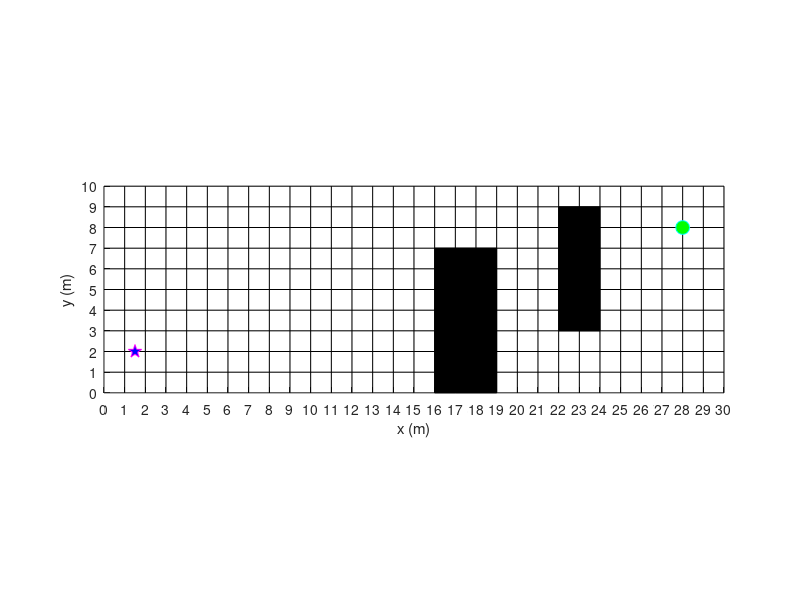

The MATLAB script that drew this image: (Note: this script raises an error after producing the figure.)
clc
clear
close all


% ================== Map / Scenario ==================
% IMPORTANT:
%  - Define row/col first
%  - Then initialize sign = zeros(row,col)
%  - Then assign obstacles into sign
% This prevents "index exceeds array bounds" when you change map size.

row = 10;
col = 30;

sign = zeros(row, col);

% 小障碍物：3行×3列


% 大障碍物：这里是 3×6两个
sign(4:9, 23:24) = 1;
sign(1:7, 17:19) = 1;

startPose = [1.5 2.0 0];    % 左侧，朝向 +X
goalPose  = [28.0 8.0 0];   % 右侧，朝向 +X

% 防呆检查：确保 sign 尺寸与 row/col 一致
assert(all(size(sign) == [row, col]), 'sign size mismatch: sign must be row-by-col');


% ================== 4WIS simplified kinematic model parameters ==================
% State: X = [x, y, phi]^T
% Control: u = [v, delta_f, delta_r]^T
% Kinematics: phi_dot = (v/L) * (tan(delta_f) - tan(delta_r))
%
% We keep the original planner's "min_r" interface by converting 4WIS steering
% limits into an equivalent minimum turning radius using the counter-phase mode:
%   delta_f = +delta_max, delta_r = -delta_max  (small-radius turning)
% Then:
%   kappa_max = (tan(delta_f) - tan(delta_r))/L = 2*tan(delta_max)/L
%   R_min     = 1/kappa_max = L/(2*tan(delta_max))
L = 2.7;                 % wheelbase [m]
delta_max = deg2rad(30); % max steering angle [rad]
min_r = L/(2*tan(delta_max)); % equivalent minimum turning radius [m]

% ================== 4WS independent steering: extra parameters (primitives + visualization) ==================
W = 1.6;                     % track width [m]
beta = deg2rad(20);          % crab steering angle [rad]
dpsi = deg2rad(10);          % spin in-place heading step [rad]

% "Ackermann-equivalent" larger turning radius (proxy for same-phase wide turn)
min_r_ack = L / tan(delta_max);

% action set:
% 1..3: counter-phase tight left/straight/tight right (existing)
% 7..8: same-phase wide left/right
% 9..10: crab left/right
% 11..12: spin left/right
actions = [1 2 3 7 8 9 10 11 12];

% ================== speed-up: gate crab/spin actions near goal ==================
R_gate = 8; % [m] enable crab/spin only within this distance to goal
actions_far = [1 2 3 7 8];
actions_near = actions;

% ================== steering actuator rate limit ==================
deltaRateMax_deg_s = 60;              % [deg/s]
deltaRateMax = deg2rad(deltaRateMax_deg_s); % [rad/s]
v_min_for_dt = 0.2;                   % [m/s] prevent dt blow-up when v->0

% ================== steering inertia filter ==================
% 一阶惯性滤波器时间常数 (用于平滑转角变化)
% tau越大越平滑（响应慢），tau越小越跟踪快
% 推荐值: 0.05~0.2 s
tau_steering_filter = 0.1;             % [s] 一阶滤波时间常数

% ================== curvature transition (clothoid-like, post-process) ==================
% Insert a short transition segment when curvature jump is too large, to improve
% curvature continuity at primitive boundaries.
Lt = 0.6;                 % [m] transition length (change this to 0.8 / 1.0 if needed)

% Make transitions appear "a little" (trigger only on moderately large jumps).
% The 3-pt curvature estimate tends to be small; 0.25 may be too strict.
kappaJumpThresh = 0.25;   % [1/m] curvature jump threshold
M = 21;                   % number of points in transition segment

% visualize transition points on path
transitionModeName = "transition";
transitionColor = [0.95 0.35 0.95]; % magenta-ish
transitionLineWidth = 3.2;

% ================== planner / collision parameters ==================
% Reduce inflated obstacle margin to improve feasibility in narrow passages.
safe_dis=1.0;%

% Keep a safety margin from the map boundary (grid units).
% A value of 0.5 means the vehicle's reference point must stay at least
% half a cell away from the outer border.
boundary_margin = 1.0;


% Step length along arc/line segment for each node expansion.
% Recommended to scale with turning radius to avoid overly coarse arcs.
% Here we choose ~10 degrees of heading change per turning step at kappa_max:
%   step = R_min * (10deg)
step = 1.2;

P3=0.01;%

ob_coo=[];

% ================== Hybrid A*: visited pruning via (x,y,theta) discretization ==================
% This dramatically reduces node explosion in narrow corridors / S-turn scenarios.
% Use a finer heading discretization to reduce over-pruning in tight maneuvers.
thetaBinSize = deg2rad(10);           % 10 deg per bin

thetaBins = round(2*pi/thetaBinSize); % 36 bins

visited = false(row, col, thetaBins); % visited(iy, ix, ith)

% NOTE: Clamp bin index to [1, thetaBins] to avoid rare floating-point / NaN issues.
binWidth = 2*pi/thetaBins;
theta_to_bin = @(th) min(thetaBins, max(1, floor(mod(th, 2*pi) / binWidth) + 1));
% ================== Visualization / performance ==================
doPlotSearch = false;   % 规划阶段不画扩展过程（最快）
plotEveryN  = 50;       % doPlotSearch=true 时，每 N 个节点画一次

% ================== Mode colors (default) ==================
% Used for: path segmentation coloring + wheel-angle plot background shading.
modeAlpha = 0.12;
modeColors = containers.Map;
modeColors("straight") = [0.35 0.35 0.35];
modeColors("counter_phase") = [0.85 0.20 0.20];
modeColors("same_phase") = [0.20 0.35 0.90];
modeColors("crab") = [0.20 0.70 0.20];
modeColors("spin") = [0.60 0.25 0.75];
modeColors("rs_counter_phase") = [1.00 0.55 0.15];
modeColors("start") = [0.00 0.00 0.00];
modeColors(transitionModeName) = transitionColor;

% ========== 

figure(1)%
hold on%
axis equal%

% map grid is 1m x 1m
xlabel('x (m)');
ylabel('y (m)');
set(gca,'XTick',0:1:col);
set(gca,'YTick',0:1:row);

grid on;
set(gca,'GridColor',[0 0 0]);
set(gca,'GridAlpha',0.15);

for i=1:row
    for j=1:col
        if sign(i,j)==1%% 
            y=[i-1,i-1,i,i];%
            x=[j-1,j,j,j-1];% 
            h=fill(x,y,'k');
            set(h,'facealpha',1)
            ob_coo=[ob_coo;[j-0.5,i-0.5]];% 
        end
    end
end
axis([0 col 0 row])%
for i=1:row%
    plot([0 col],[i i],'k-');%
end
for i=1:col %
    plot([i i],[0 row],'k-');%
end
plot(startPose(1),startPose(2), 'p','markersize', 10,'markerfacecolor','b','MarkerEdgeColor', 'm')
plot(goalPose(1),goalPose(2),'o','markersize', 10,'markerfacecolor','g','MarkerEdgeColor', 'c')


% ================== Hybrid A* search ==================
opened=[startPose 0 0 0 0 1 0];%x,y,sita,

dis_astar=Astar_fun(fliplr(ceil(startPose(1:2))),fliplr(ceil(goalPose(1:2))),sign);
[dis_rs,~]=reeds_shepp_fun(startPose,goalPose,min_r); % Reeds-Shepp
opened(1,6)=max(dis_astar,dis_rs); % h
opened(1,7)=opened(1,5)+opened(1,6); % f

now_point=opened; % 
nodeIndex = 1;%

nodeArray(nodeIndex).x=now_point(1);
nodeArray(nodeIndex).y=now_point(2);
nodeArray(nodeIndex).sita=now_point(3);
nodeArray(nodeIndex).D=now_point(4);
nodeArray(nodeIndex).g=now_point(5);
nodeArray(nodeIndex).h=now_point(6);
nodeArray(nodeIndex).f=now_point(7);
nodeArray(nodeIndex).ind=now_point(8);
nodeArray(nodeIndex).parent=now_point(9);
nodeArray(nodeIndex).route=[];% 
nodeArray(nodeIndex).mode="start";
nodeArray(nodeIndex).wheelAngles=[0 0 0 0]; % [delta_fl delta_fr delta_rl delta_rr]
nodeIndex = nodeIndex + 1;% 

% mark start node as visited
ix = round(now_point(1)); iy = round(now_point(2));
ith = theta_to_bin(now_point(3));
if ix>=1 && ix<=col && iy>=1 && iy<=row
    visited(iy, ix, ith) = true;
end

% ================== planning time ==================
tPlanStart = tic;

[min_num,index] = min(opened(:,7));
while ceil(now_point(1))~=ceil(goalPose(1))||ceil(now_point(2))~=ceil(goalPose(2))   %
    opened(index,:) = []; % 

    dist2goal = norm(now_point(1:2) - goalPose(1:2));
    if dist2goal > R_gate
        actionsLocal = actions_far;
    else
        actionsLocal = actions_near;
    end

    for a = actionsLocal
        [isok,x,y,sita,route,meta] = find_route_fun(now_point,a,step,min_r,min_r_ack,L,W,beta,dpsi,safe_dis,ob_coo);

        % Keep a margin from the boundary
        if x<=boundary_margin || x>=(col-boundary_margin) || y<=boundary_margin || y>=(row-boundary_margin)
            isok=1;
        end

        % Guard against invalid headings from route generation
        if isok==0 && ~isfinite(sita)
            isok = 1;
        end

        % visited pruning: avoid expanding near-duplicate states
        if isok==0
            nix = round(x); niy = round(y);
            nith = theta_to_bin(sita);
            if nix>=1 && nix<=col && niy>=1 && niy<=row
                if visited(niy, nix, nith)
                    isok = 1;
                end
            end
        end

        if isok==0
            temp=[x,y,sita,0,0,0,0,nodeIndex,now_point(8)];

            temp(5)=now_point(5)+step+sum(abs(temp(3)-now_point(3)))*P3;

            dis_astar=Astar_fun(fliplr(ceil(temp(1:2))),fliplr(ceil(goalPose(1:2))),sign);
            [dis_rs,~]=reeds_shepp_fun(temp(1:3),goalPose,min_r);
            temp(6)=max(dis_astar,dis_rs);
            temp(7)=temp(5)+temp(6);

            opened=[opened;temp];

            nodeArray(nodeIndex).x=temp(1);
            nodeArray(nodeIndex).y=temp(2);
            nodeArray(nodeIndex).sita=temp(3);
            nodeArray(nodeIndex).D=temp(4);
            nodeArray(nodeIndex).g=temp(5);
            nodeArray(nodeIndex).h=temp(6);
            nodeArray(nodeIndex).f=temp(7);
            nodeArray(nodeIndex).ind=temp(8);
            nodeArray(nodeIndex).parent=temp(9);
            nodeArray(nodeIndex).route=route;
            nodeArray(nodeIndex).mode=meta.mode;
            nodeArray(nodeIndex).wheelAngles=meta.wheelAngles;
            nodeIndex = nodeIndex + 1;

            if doPlotSearch && mod(nodeIndex, plotEveryN) == 0
                plot(route(:,1),route(:,2),'b-')
                plot(route(end,1),route(end,2), 'o','markersize', 2,'markerfacecolor','r','MarkerEdgeColor', 'm')
                drawnow limitrate
            end
        end
    end

    if isempty(opened)
        error('Open list is empty. No feasible path found with current constraints.');
    end

    [min_num,index] = min(opened(:,7));
    now_point=opened(index,:);

    % mark current node as visited/closed
    ix = round(now_point(1)); iy = round(now_point(2));
    ith = theta_to_bin(now_point(3));
    if ix>=1 && ix<=col && iy>=1 && iy<=row
        visited(iy, ix, ith) = true;
    end

    if norm(now_point(1:2)-goalPose(1:2))<2*step
        break
    end
end

planTime = toc(tPlanStart);
fprintf('Planning time: %.3f s\n', planTime);


% ================== Reconstruct route (+ wheel angles per sample) ==================
node_temp=nodeArray(now_point(8));
index=now_point(8);
while node_temp.parent~=0
    node_temp=nodeArray(node_temp.parent);
    index=[index node_temp.ind];
end
index=fliplr(index);

route_all=startPose;
wheel_all = zeros(1,4); % match route_all length (start)
mode_all = strings(1,1);
mode_all(1) = "start";

for i=1:length(index)
    route=nodeArray(index(i)).route;
    wa = nodeArray(index(i)).wheelAngles; % 1x4, constant for this primitive
    m  = nodeArray(index(i)).mode;

    route_all=[route_all;route(2:end,:)];
    wheel_all=[wheel_all; repmat(wa, size(route,1)-1, 1)];
    mode_all=[mode_all; repmat(string(m), size(route,1)-1, 1)];
end

% append RS curve
[~,route_rs]=reeds_shepp_fun(now_point(1:3),goalPose,min_r);
route_all=[route_all;route_rs(2:end,:)];

% --- RS wheel angles: infer from curvature, counter-phase assumption ---
wa_rs = infer_wheel_angles_from_route(route_rs, L, W, delta_max, true);
wheel_all=[wheel_all; wa_rs(2:end,:)];
mode_all=[mode_all; repmat("rs_counter_phase", size(route_rs,1)-1, 1)];

% ================== Curvature transition insertion (post-process) ==================
% Insert clothoid-like transition segments at curvature discontinuities.
% This step modifies route_all / wheel_all / mode_all by adding intermediate samples.
[route_all, wheel_all, mode_all] = insert_curvature_transitions(route_all, wheel_all, mode_all, Lt, kappaJumpThresh, M, transitionModeName);

% ================== Build arc-length s and plot wheel angles ==================
xy = route_all(:,1:2);
N = size(xy,1);

ds = sqrt(sum(diff(xy,1,1).^2,2));
s_all = [0; cumsum(ds)];

% ---------------- Speed planning first (needed for dt in steering rate limit) ----------------
% 1 grid = 1 m
% straight: ~15 km/h constant
% obstacle/curve: if kappa > 0.1 1/m then v <= 10 km/h
% U-turn segment (turn > 150 deg): v <= 5 km/h for the whole segment

kmh2ms = @(v_kmh) v_kmh / 3.6;
v15 = kmh2ms(15);
v10 = kmh2ms(10);
v5  = kmh2ms(5);

% --- curvature via 3-point formula ---
kappa = zeros(N,1);
for ii = 2:N-1
    p0 = xy(ii-1,:); p1 = xy(ii,:); p2 = xy(ii+1,:);
    a = norm(p1-p0);
    b = norm(p2-p1);
    c = norm(p2-p0);
    if a < 1e-6 || b < 1e-6 || c < 1e-6
        kappa(ii) = 0;
        continue;
    end
    area2 = abs( (p1(1)-p0(1))*(p2(2)-p0(2)) - (p1(2)-p0(2))*(p2(1)-p0(1)) ); % 2*Area
    kappa(ii) = area2 / (a*b*c); % = 2*Area/(a*b*c)
end
if N >= 2
    kappa(1) = kappa(2);
    kappa(end) = kappa(end-1);
end

% --- heading for U-turn detection ---
psi = zeros(N,1);
dxy = diff(xy,1,1);
if ~isempty(dxy)
    psi(1:end-1) = atan2(dxy(:,2), dxy(:,1));
    psi(end) = psi(end-1);
end

% --- base speed limits from rules ---
v_max = v15 * ones(N,1);

% curve/avoidance slow-down
v_max(kappa > 0.1) = min(v_max(kappa > 0.1), v10);

% U-turn detection (whole segment): cumulative heading change over window
turnThresh = deg2rad(150);
windowLen = 20; % points ~= meters (you said 1 point ~ 1m)

psi_u = unwrap(psi);
dpsi_abs = abs(diff(psi_u));

isUTurn = false(N,1);
for ii = 1:max(1, N-windowLen)
    i2 = min(N-1, ii+windowLen-1);
    cumTurn = sum(dpsi_abs(ii:i2));
    if cumTurn >= turnThresh
        isUTurn(ii:min(N, ii+windowLen)) = true;
    end
end

% bridge small gaps
idx = find(isUTurn);
gapBridge = 3;
if ~isempty(idx)
    for kk = 2:numel(idx)
        if idx(kk) - idx(kk-1) <= gapBridge
            isUTurn(idx(kk-1):idx(kk)) = true;
        end
    end
end

v_max(isUTurn) = min(v_max(isUTurn), v5);

% smooth speed by acceleration limits (optional but recommended)
a_acc = 1.0;  % m/s^2
a_dec = 1.5;  % m/s^2

v_profile = v_max;

% forward pass
for ii = 2:N
    ds_i = norm(xy(ii,:) - xy(ii-1,:));
    v_profile(ii) = min(v_profile(ii), sqrt(max(0, v_profile(ii-1)^2 + 2*a_acc*ds_i)));
end

% backward pass
for ii = N-1:-1:1
    ds_i = norm(xy(ii+1,:) - xy(ii,:));
    v_profile(ii) = min(v_profile(ii), sqrt(max(0, v_profile(ii+1)^2 + 2*a_dec*ds_i)));
end

a_lat = (v_profile.^2) .* abs(kappa);

fprintf('Speed profile: v in [%.2f, %.2f] m/s (%.1f..%.1f km/h)\n', ...
    min(v_profile), max(v_profile), min(v_profile)*3.6, max(v_profile)*3.6);
fprintf('Max lateral accel (from v^2*kappa): %.2f m/s^2\n', max(a_lat));

% --------- Steering rate limit + first-order inertia filtering --------
% Apply first-order smoothing to wheel commands to achieve:
%   1. Physical smoothness (no instantaneous steps)
%   2. Bounded rate: |d(delta)/dt| <= deltaRateMax
wheel_act = apply_steering_rate_limit_with_filter(wheel_all, ds, v_profile, deltaRateMax, v_min_for_dt, tau_steering_filter);

% Convert to deg for plotting
wheel_cmd_deg = wheel_all * 180/pi;
wheel_act_deg = wheel_act * 180/pi;

% Print filter configuration
fprintf('\n--- Steering Inertia Filter Configuration ---\n');
fprintf('Time constant tau = %.3f s\n', tau_steering_filter);
fprintf('Max steering rate = %.1f deg/s\n', deltaRateMax_deg_s);
fprintf('----------------------------------------\n\n');

% ---------------- Segmentation indices from mode_all ----------------
[segStartIdx, segEndIdx, segModes] = segment_by_mode(mode_all);

% ================== Plot segmented path with colored segments ==================
% Keep map/obstacles as drawn; overlay segmented path.
segLegendNames = strings(0,1);
segLegendHandles = gobjects(0,1);

for k = 1:numel(segStartIdx)
    i1 = segStartIdx(k);
    i2 = segEndIdx(k);
    m = segModes(k);

    if isKey(modeColors, m)
        c = modeColors(m);
        lw = 2.2;
        if m == transitionModeName
            lw = transitionLineWidth;
        end
    else
        c = [0 0 0];
        lw = 2.2;
    end

    hSeg = plot(route_all(i1:i2,1), route_all(i1:i2,2), '-', 'LineWidth', lw, 'Color', c);

    % legend: only one entry per mode
    if ~any(segLegendNames == m)
        segLegendNames(end+1,1) = m; %#ok<AGROW>
        segLegendHandles(end+1,1) = hSeg; %#ok<AGROW>
    end
end

% re-draw transition segments on top to ensure visibility
idxT = (mode_all == transitionModeName);
if any(idxT)
    plot(route_all(idxT,1), route_all(idxT,2), '-', 'Color', transitionColor, 'LineWidth', transitionLineWidth, 'HandleVisibility', 'off');
end

if ~isempty(segLegendHandles)
    legend(segLegendHandles, cellstr(segLegendNames), 'Location', 'best');
end

% ================== Plot wheel angles with background mode shading ==================
figure(2); 
clf;
hax = gca;
hold(hax, 'on');

% background shading: draw patches first
for k = 1:numel(segStartIdx)
    i1 = segStartIdx(k);
    i2 = segEndIdx(k);
    m  = segModes(k);

    if isKey(modeColors, m)
        c = modeColors(m);
    else
        c = [0 0 0];
    end

    s1 = s_all(i1);
    s2 = s_all(i2);

    % placeholder y-limits; will be updated after plotting lines
    patch(hax, [s1 s2 s2 s1], [-1 -1 1 1], c, 'FaceAlpha', modeAlpha, 'EdgeColor', 'none', 'HandleVisibility', 'off');
end

% plot wheel angle curves: command (dashed) + actuator (solid)
p1 = plot(s_all, wheel_act_deg(:,1), 'LineWidth', 1.6);
p2 = plot(s_all, wheel_act_deg(:,2), 'LineWidth', 1.6);
p3 = plot(s_all, wheel_act_deg(:,3), 'LineWidth', 1.6);
p4 = plot(s_all, wheel_act_deg(:,4), 'LineWidth', 1.6);

% command lines should not appear as extra legend items (e.g. data1)
plot(s_all, wheel_cmd_deg(:,1), '--', 'LineWidth', 1.0, 'Color', p1.Color, 'HandleVisibility', 'off');
plot(s_all, wheel_cmd_deg(:,2), '--', 'LineWidth', 1.0, 'Color', p2.Color, 'HandleVisibility', 'off');
plot(s_all, wheel_cmd_deg(:,3), '--', 'LineWidth', 1.0, 'Color', p3.Color, 'HandleVisibility', 'off');
plot(s_all, wheel_cmd_deg(:,4), '--', 'LineWidth', 1.0, 'Color', p4.Color, 'HandleVisibility', 'off');

% fix patch y-range to actual y limits
yl = ylim(hax);
patches = findobj(hax, 'Type', 'patch');
for pp = 1:numel(patches)
    xdata = patches(pp).XData;
    patches(pp).YData = [yl(1) yl(1) yl(2) yl(2)];
    patches(pp).XData = xdata;
end

grid on;
xlabel('Arc length s (m)');
ylabel('Steering angle (deg)');
legend([p1 p2 p3 p4], {'\delta_{fl} (act)','\delta_{fr} (act)','\delta_{rl} (act)','\delta_{rr} (act)'}, 'Location', 'best');
title(sprintf('4-wheel steering angles along path (mode-shaded), rate limited: %.0f deg/s, filter tau=%.3f s', deltaRateMax_deg_s, tau_steering_filter));


% ================== Animate ==================
size_car=[3 1.8 1.4];
[h1,h2]=plot_car(route_all(1,:),size_car);
dis_all=0;

% Draw full path once (faster animation)这里原来是画红线plot(route_all(:,1), route_all(:,2), 'r-', 'LineWidth', 2);


autoPause = false; % set true if you want fixed frame rate
fps = 30;

for ii=2:size(route_all,1)
    dis_all=dis_all+norm(route_all(ii,1:2)-route_all(ii-1,1:2));
    r_lin=route_all(ii,:);

    delete(h1)
    delete(h2)
    [h1,h2]=plot_car(r_lin,size_car);

    drawnow limitrate;
    if autoPause
        pause(1/fps);
    end
end

disp(['total distance: ', num2str(dis_all)])


% ================== helper: infer wheel angles from route curvature ==================
function wa = infer_wheel_angles_from_route(route, L, W, delta_max, counter_phase)
% route: Nx3
% returns Nx4 wheel angles [fl fr rl rr] (rad)
xy = route(:,1:2);
N = size(xy,1);

% curvature via 3-point formula
kappa = zeros(N,1);
for ii = 2:N-1
    p0 = xy(ii-1,:); p1 = xy(ii,:); p2 = xy(ii+1,:);
    a = norm(p1-p0);
    b = norm(p2-p1);
    c = norm(p2-p0);
    if a < 1e-6 || b < 1e-6 || c < 1e-6
        kappa(ii) = 0;
        continue;
    end
    area2 = abs( (p1(1)-p0(1))*(p2(2)-p0(2)) - (p1(2)-p0(2))*(p2(1)-p0(1)) );
    kappa(ii) = area2 / (a*b*c);
end
if N >= 2
    kappa(1) = kappa(2);
    kappa(end) = kappa(end-1);
end

wa = zeros(N,4);

for ii=1:N
    k = kappa(ii);
    if abs(k) < 1e-9
        wa(ii,:) = 0;
        continue;
    end

    R = 1/abs(k);
    signTurn = sign(k); % + left, - right (approx)

    % Ackermann inner/outer
    delta_in  = atan(L / max(1e-6, (R - W/2)));
    delta_out = atan(L / (R + W/2));

    if signTurn > 0
        d_fl = +delta_in;
        d_fr = +delta_out;
    else
        d_fl = -delta_out;
        d_fr = -delta_in;
    end

    if counter_phase
        d_rl = -d_fl;
        d_rr = -d_fr;
    else
        d_rl = d_fl;
        d_rr = d_fr;
    end

    % saturate
    d_fl = max(-delta_max, min(delta_max, d_fl));
    d_fr = max(-delta_max, min(delta_max, d_fr));
    d_rl = max(-delta_max, min(delta_max, d_rl));
    d_rr = max(-delta_max, min(delta_max, d_rr));

    wa(ii,:) = [d_fl d_fr d_rl d_rr];
end
end

function [segStartIdx, segEndIdx, segModes] = segment_by_mode(mode_all)
% segment consecutive identical strings into segments
mode_all = string(mode_all(:));
N = numel(mode_all);

if N == 0
    segStartIdx = []; segEndIdx = []; segModes = strings(0,1);
    return
end

changeIdx = find(mode_all(2:end) ~= mode_all(1:end-1)) + 1;
segStartIdx = [1; changeIdx];
segEndIdx = [changeIdx-1; N];
segModes = mode_all(segStartIdx);
end

function wheel_act = apply_steering_rate_limit(wheel_cmd, ds, v_profile, deltaRateMax, v_min)
% wheel_cmd: Nx4 (rad)
% ds: (N-1)x1 (m) step distances
% v_profile: Nx1 (m/s)
% deltaRateMax: rad/s
% v_min: m/s minimum speed for dt computation
% 
% NOTE: This function is deprecated. Use apply_steering_rate_limit_with_filter instead.

N = size(wheel_cmd,1);
wheel_act = zeros(size(wheel_cmd));
wheel_act(1,:) = wheel_cmd(1,:);

for i = 2:N
    ds_i = ds(i-1);
    v_i = max(v_min, v_profile(i));
    dt = ds_i / v_i;
    maxDelta = deltaRateMax * dt;

    for w = 1:4
        err = wheel_cmd(i,w) - wheel_act(i-1,w);
        err = max(-maxDelta, min(maxDelta, err));
        wheel_act(i,w) = wheel_act(i-1,w) + err;
    end
end
end

function wheel_act = apply_steering_rate_limit_with_filter(wheel_cmd, ds, v_profile, deltaRateMax, v_min, tau)
% ============================================================================
% First-order inertia filter + rate limiting for steering angles
% ============================================================================
% INPUTS:
%   wheel_cmd: Nx4 (rad) - target/command wheel angles [fl fr rl rr]
%   ds: (N-1)x1 (m) - distance increments between samples
%   v_profile: Nx1 (m/s) - velocity profile at each sample
%   deltaRateMax: scalar (rad/s) - maximum allowed steering rate
%   v_min: scalar (m/s) - minimum velocity (prevents dt blow-up)
%   tau: scalar (s) - time constant for first-order filter
%        Larger tau => smoother (slower response)
%        Smaller tau => faster tracking
%        Typical range: 0.05 - 0.2 s
%
% OUTPUTS:
%   wheel_act: Nx4 (rad) - smoothed/filtered wheel angles
%
% PHYSICS:
%   First-order dynamics: tau * dX/dt + X = u
%   Discrete form: X(k) = X(k-1) + alpha*(u(k) - X(k-1))
%   where alpha = dt/(tau + dt)
%
% FEATURES:
%   - Eliminates instantaneous step changes
%   - Converts piecewise-constant commands into smooth ramps
%   - Preserves rate limiting as secondary constraint
%   - Results in smooth curves (circular arcs) instead of sharp peaks
% ============================================================================

N = size(wheel_cmd,1);
wheel_act = zeros(size(wheel_cmd));
wheel_act(1,:) = wheel_cmd(1,:);

for i = 2:N
    ds_i = ds(i-1);
    v_i = max(v_min, v_profile(i));
    dt = ds_i / v_i;  % sampling time interval [s]
    
    % ===== First-order low-pass filter coefficient =====
    % alpha = dt / (tau + dt)
    % When dt << tau: alpha ~ dt/tau (gradual smoothing)
    % When dt >> tau: alpha ~ 1 (fast tracking)
    alpha = dt / (tau + dt);
    
    for w = 1:4
        % ===== Apply first-order inertia filter =====
        % wheel_act(i,w) = (1-alpha)*wheel_act(i-1,w) + alpha*wheel_cmd(i,w)
        % Equivalently:
        wheel_act(i,w) = wheel_act(i-1,w) + alpha * (wheel_cmd(i,w) - wheel_act(i-1,w));
        
        % ===== Optional: secondary rate limiting (safety backup) =====
        % Ensure rate does not exceed deltaRateMax even after filtering
        maxDelta = deltaRateMax * dt;
        wheel_act(i,w) = max(wheel_act(i-1,w) - maxDelta, ...
                             min(wheel_act(i-1,w) + maxDelta, wheel_act(i,w)));
    end
end
end

function [route2, wheel2, mode2] = insert_curvature_transitions(route, wheel, mode, Lt, kappaJumpThresh, M, transitionModeName)
% Insert a short transition segment (clothoid-like) when curvature jump is large.
% route: Nx3 [x y psi]
% wheel: Nx4 wheel angles command (rad)
% mode: Nx1 string mode

route2 = route; wheel2 = wheel; mode2 = mode;

if Lt <= 0 || M < 3
    return
end

delta_s = Lt / (M-1);

% iterative insertion (update indices after insertion)
i = 2;
while i <= size(route2,1) - 2
    xy = route2(:,1:2);

    % local curvature estimates around i
    k1 = local_curvature_3pt(xy(i-1,:), xy(i,:), xy(i+1,:));
    k2 = local_curvature_3pt(xy(i,:), xy(i+1,:), xy(i+2,:));

    if ~isfinite(k1) || ~isfinite(k2)
        i = i + 1;
        continue
    end

    if abs(k2 - k1) <= kappaJumpThresh
        i = i + 1;
        continue
    end

    % Use the heading at i as starting heading
    x0 = route2(i,1);
    y0 = route2(i,2);
    psi0 = route2(i,3);

    % Build transition points (exclude the first point to avoid duplicates)
    trans = zeros(M,3);
    trans(1,:) = [x0 y0 psi0];

    for mm = 2:M
        s = (mm-2) * delta_s; % s in [0, Lt]
        k = k1 + (k2-k1) * (s / Lt);
        psi = trans(mm-1,3) + k * delta_s;
        x = trans(mm-1,1) + cos(psi) * delta_s;
        y = trans(mm-1,2) + sin(psi) * delta_s;
        trans(mm,:) = [x y psi];
    end

    % wheel & mode interpolation across transition
    wa1 = wheel2(i,:);
    wa2 = wheel2(i+1,:);
    wtrans = zeros(M,4);
    mtrans = strings(M,1);
    for mm = 1:M
        t = (mm-1)/(M-1);
        wtrans(mm,:) = (1-t)*wa1 + t*wa2;
        mtrans(mm) = transitionModeName;
    end

    % Insert transition after i (skip first trans point to avoid duplicating i)
    route2 = [route2(1:i,:); trans(2:end,:); route2(i+1:end,:)];
    wheel2 = [wheel2(1:i,:); wtrans(2:end,:); wheel2(i+1:end,:)];
    mode2  = [mode2(1:i,:);  mtrans(2:end,:); mode2(i+1:end,:)];

    % Jump past the inserted segment
    i = i + (M-1);
end
end

function k = local_curvature_3pt(p0, p1, p2)
% signed curvature estimate from 3 points
v1 = p1 - p0;
v2 = p2 - p1;
a = norm(v1);
b = norm(v2);
c = norm(p2 - p0);

if a < 1e-9 || b < 1e-9 || c < 1e-9
    k = 0;
    return
end

area2 = (p1(1)-p0(1))*(p2(2)-p0(2)) - (p1(2)-p0(2))*(p2(1)-p0(1));

k = area2 / (a*b*c); % signed
end
